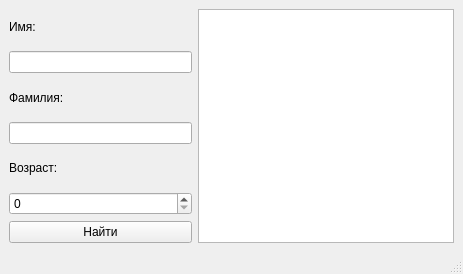
<?xml version="1.0" encoding="UTF-8"?>
<ui version="4.0">
 <class>MainWindow</class>
 <widget class="QMainWindow" name="MainWindow">
  <property name="geometry">
   <rect>
    <x>0</x>
    <y>0</y>
    <width>463</width>
    <height>274</height>
   </rect>
  </property>
  <property name="windowTitle">
   <string>MainWindow</string>
  </property>
  <widget class="QWidget" name="centralwidget">
   <layout class="QHBoxLayout" name="horizontalLayout">
    <item>
     <layout class="QVBoxLayout" name="verticalLayout">
      <item>
       <widget class="QLabel" name="label">
        <property name="text">
         <string>Имя:</string>
        </property>
       </widget>
      </item>
      <item>
       <widget class="QLineEdit" name="Name1"/>
      </item>
      <item>
       <widget class="QLabel" name="label_2">
        <property name="text">
         <string>Фамилия:</string>
        </property>
       </widget>
      </item>
      <item>
       <widget class="QLineEdit" name="Name2"/>
      </item>
      <item>
       <widget class="QLabel" name="label_3">
        <property name="text">
         <string>Возраст:</string>
        </property>
       </widget>
      </item>
      <item>
       <widget class="QSpinBox" name="Age"/>
      </item>
      <item>
       <widget class="QPushButton" name="Search">
        <property name="text">
         <string>Найти</string>
        </property>
       </widget>
      </item>
     </layout>
    </item>
    <item>
     <widget class="QTextBrowser" name="textBrowser"/>
    </item>
   </layout>
  </widget>
  <widget class="QMenuBar" name="menubar">
   <property name="geometry">
    <rect>
     <x>0</x>
     <y>0</y>
     <width>463</width>
     <height>21</height>
    </rect>
   </property>
  </widget>
  <widget class="QStatusBar" name="statusbar"/>
 </widget>
 <resources/>
 <connections/>
</ui>
